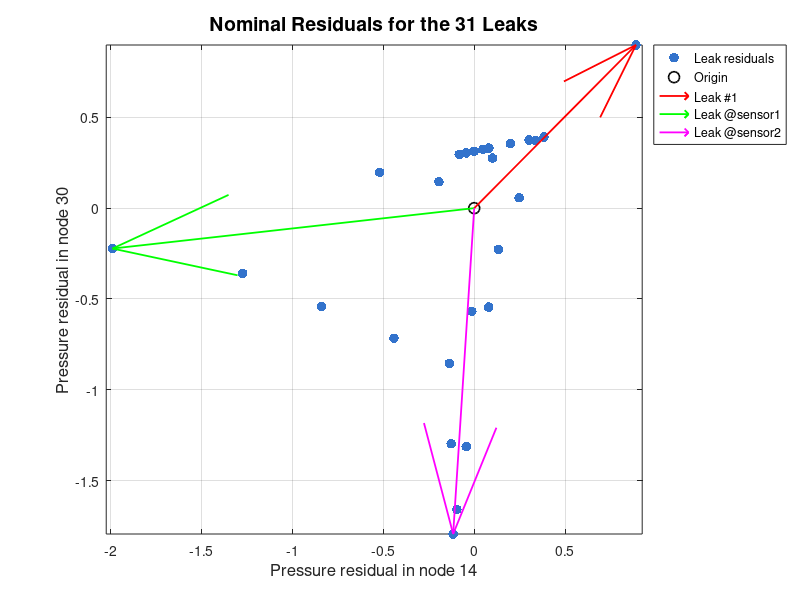

Reproduce this figure in MATLAB. (Note: this script raises an error after producing the figure.)
%% Nominal Analysis
clear
close all
clc

% Load nominal residuals: complete fault sensitivity matrix (31x31)
load nominal_residuals 

% change these indices when plotting for sensors 10 and 12 instead
sensor1 = 14;
sensor2 = 30;

% Leak sensitivity matrix with selected sensors
Omega = [res_nom(sensor1,:); res_nom(sensor2,:)];

% --- Plot Nominal Residuals ---
figure('Name','Nominal Residuals','Color','w');
scatter(Omega(1,:), Omega(2,:), 50, 'filled', ...
    'MarkerFaceColor', [0.2, 0.45, 0.8]); % use consistent blue tone
hold on
plot(0, 0, 'ko', 'MarkerSize', 8, 'LineWidth', 1.2); % origin
quiver(0, 0, Omega(1,1), Omega(2,1), 0, 'r', 'LineWidth', 1.3); % leak #1
quiver(0, 0, Omega(1,sensor1), Omega(2,sensor1), 0, 'g', 'LineWidth', 1.3); % leak sensor1
quiver(0, 0, Omega(1,sensor2), Omega(2,sensor2), 0, 'm', 'LineWidth', 1.3); % leak sensor2
xlabel('Pressure residual in node 14', 'FontSize', 12);
ylabel('Pressure residual in node 30', 'FontSize', 12);
title('Nominal Residuals for the 31 Leaks', 'FontSize', 14);
legend('Leak residuals','Origin','Leak #1','Leak @sensor1','Leak @sensor2', ...
    'Location','bestoutside');
grid on
box on
axis equal


%% Hanoi Analysis
% f_20 for sensors 14 and 30 
% another f_20 for sensors 10 and 12, the same for f_50
% select desired dataset. Use f_20 for smaller leaks, f_50 for larger ones.

load hanoi_residuals_f_20.mat
% load hanoi_residuals_f_50.mat

% Extract available residuals for the selected sensors
r1 = squeeze(res_dufu(sensor1,:,:));
r2 = squeeze(res_dufu(sensor2,:,:));

% Plot Real Residuals (Hanoi f_20) 
figure('Name','Hanoi Residuals f_20','Color','w');
hold on

N_leaks = 31;
cmap = parula(N_leaks);

% Plot each leak with color and a number label at the trajectory's last point
for leak = 1:N_leaks
    plot(r1(:, leak), r2(:, leak), 'x', ...
        'Color', cmap(leak,:), ...
        'MarkerSize', 6, 'LineWidth', 1);
    % Numbering each leak at last element
    text(r1(end, leak), r2(end, leak), num2str(leak), ...
        'Color', cmap(leak,:), ...
        'FontSize', 8, 'FontWeight', 'bold', ...
        'HorizontalAlignment', 'center', 'VerticalAlignment', 'bottom');
end

plot(0, 0, 'ko', 'MarkerSize', 8, 'LineWidth', 1.3); % Origin

% Key arrows for reference leaks
quiver(0, 0, Omega(1,1), Omega(2,1), 0, 'r', 'LineWidth', 1.3, 'MaxHeadSize', 0.5);       % Leak #1
quiver(0, 0, Omega(1, sensor1), Omega(2, sensor1), 0, 'g', 'LineWidth', 1.3, 'MaxHeadSize', 0.5); % Leak @sensor1
quiver(0, 0, Omega(1, sensor2), Omega(2, sensor2), 0, 'm', 'LineWidth', 1.3, 'MaxHeadSize', 0.5); % Leak @sensor2

% Labels & Title
title('Hanoi Residuals $f_{20}$', 'FontSize', 14, 'Interpreter', 'latex');
xlabel(['Pressure residual in node ', num2str(sensor1)], 'FontSize', 12);
ylabel(['Pressure residual in node ', num2str(sensor2)], 'FontSize', 12);

% Minimal legend for just the key reference items
% legend({'Origin', 'Leak #1 direction', ...
%         ['Leak @sensor', num2str(sensor1)], ...
%         ['Leak @sensor', num2str(sensor2)]}, ...
%     'Location', 'northwest');

% Add a colorbar and label leak index
colormap(cmap);
cb = colorbar;
cb.Label.String = 'Leak Number';
cb.Ticks = linspace(0,1,N_leaks);
cb.TickLabels = string(1:N_leaks);

grid on
box on
axis equal

% Zoom: Automatically scales tight to data, with small margins
xrange = [min(r1(:)), max(r1(:))];
yrange = [min(r2(:)), max(r2(:))];
margin_x = 0.05 * range(xrange);
margin_y = 0.05 * range(yrange);
xlim([xrange(1)-margin_x, xrange(2)+margin_x]);
ylim([yrange(1)-margin_y, yrange(2)+margin_y]);



%% Confusion Matrix Computation
% Compute correlation between real residuals and hypotheses
N_residuals = length(r1);
Gamma = zeros(31,31);

for leak = 1:31
    for k = 1:N_residuals
        V_Ro = zeros(31,1);
        for hypothesis = 1:31
            % Normalized correlation between observed and nominal residuals
            V_Ro(hypothesis) = [r1(k,leak), r2(k,leak)] * ...
                [Omega(1,hypothesis), Omega(2,hypothesis)]' / ...
                (norm([r1(k,leak),r2(k,leak)]) * norm([Omega(1,hypothesis),Omega(2,hypothesis)]));
        end
        [~, winner] = max(V_Ro);
        Gamma(leak, winner) = Gamma(leak, winner) + 1;
    end
end


%% Average Topological Distance (ATD)
load matrix_D.mat % D: matrix (31x31) with all node distances
ATD = 0;
atd_vec = zeros(1,31);

for leak = 1:31
    for hypothesis = 1:31
        ATD = ATD + Gamma(leak,hypothesis) * D(leak,hypothesis);
    end
    atd_vec(leak) = ATD / sum(Gamma(leak,:));
end

ATD = ATD / (31 * N_residuals); % According to Remark 3 in report
disp(['Final Average Topological Distance (ATD): ', num2str(ATD,'%.3f')]);
